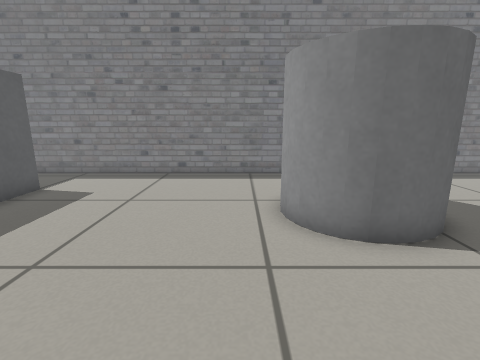
[1] (above)

16 first-person views from a walk through a Gazebo world. The camera is 0.59 m above the floor, tilts 12° down and sees 85° across. The floor is counted in squares, 0.25 m on a side. Each view is taken from the middle of a square. On the plan, view 1 faces up. The plan holds only what a view shows up to about 17 squares ahead; the rest is blank.

[2]
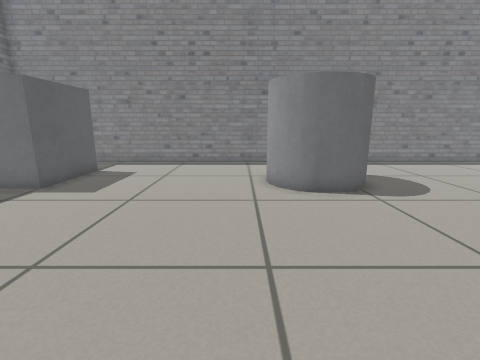

[3]
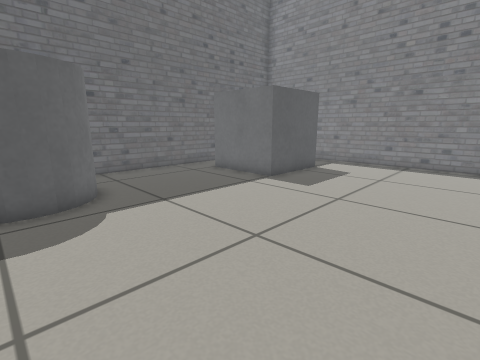

[4]
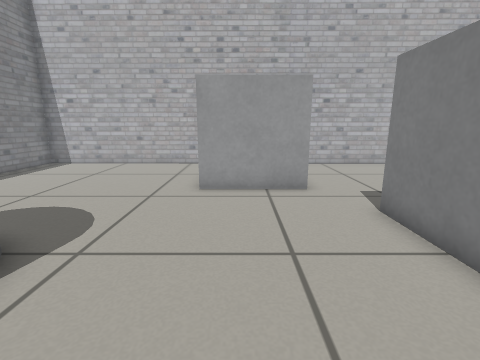

[5]
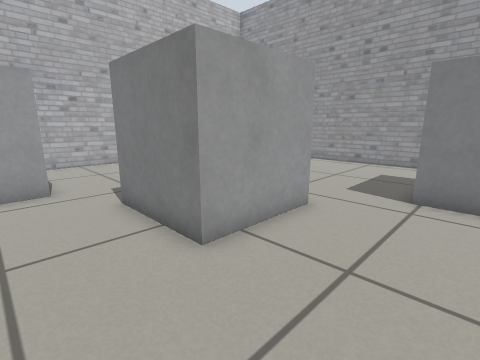

[6]
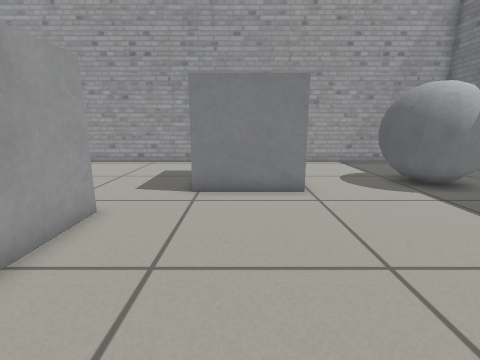

[7]
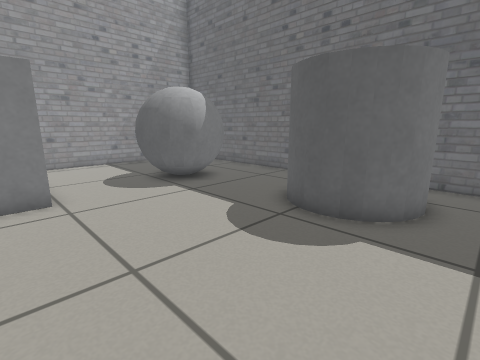

[8]
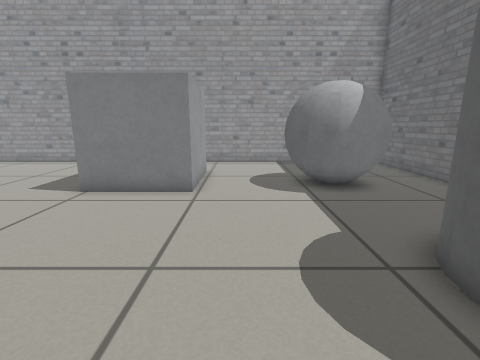

[9]
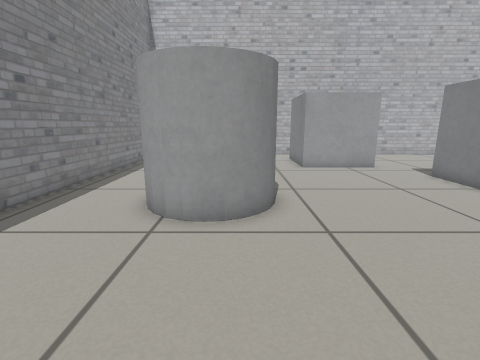

[10]
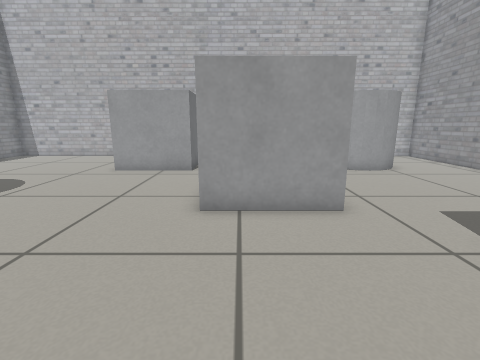

[11]
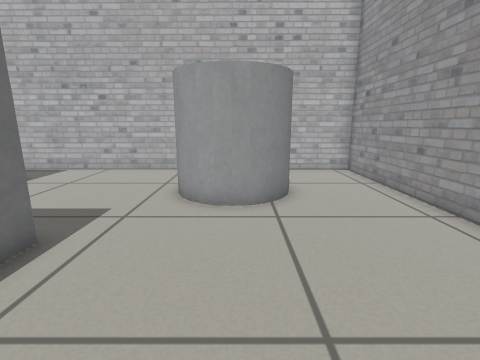

[12]
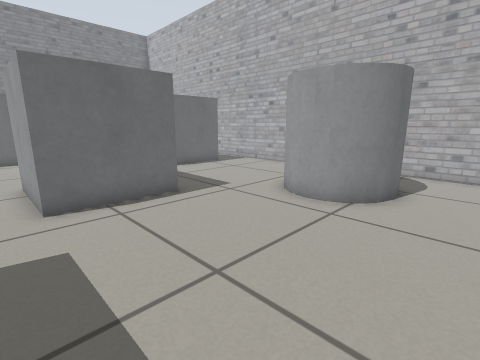

[13]
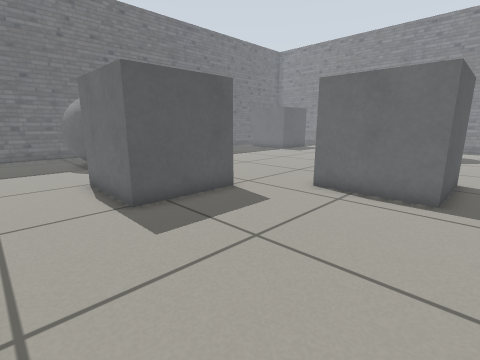

[14]
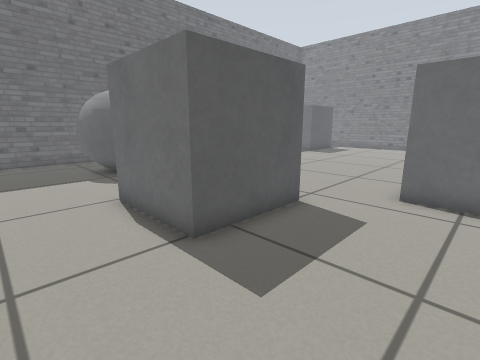

[15]
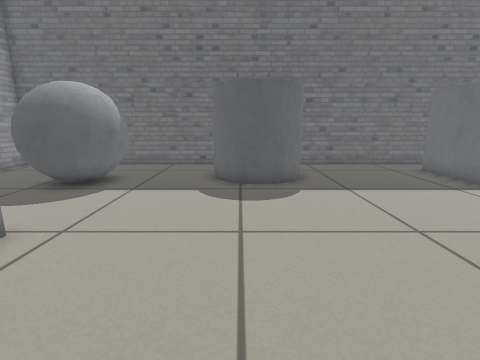

[16]
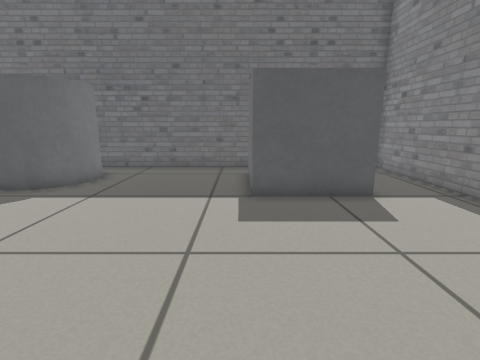

### Floor plan
Key: @ floor where view 1 was taken; # wall or solid block; . floor; B grey box; C grey cylinder; G grey ball.
Columns run from 14 left of view 1 to 16 right of it. Each row starts with its distance up from view 1.
 13 ###############################
 12  .............................#
 11    ...........................#
 10      .........................#
  9       B.........CC   .........#
  8       B.........C   ..........#
  7 #     B........C    ..........#
  6 #..BBBB........CC  C..........#
  5 #...............CCC...........#
  4 #.............................#
  3 #............................
  2 #.......................BBB
  1 #.......................B     #
  0 #.............@.........B    .#
 -1 #..CC...................BBBB..#
 -2 #.   C........................#
 -3 #     C..........BBBBB........#
 -4      CC..........B   B........#
 -5     CC...........B   B........#
 -6 #................B   B........#
 -7 #................BBBBB........#
 -8 #.............................#
 -9 #...GGG....BBBBB........CC
-10 #.. GGGG...B   B........C
-11 #..   GG...B   B........C
-12 #... GGG...B   B........CC  ..#
-13 #....G.....BBBBB.........CC...#
-14 #.............................#
-15 #.............................#
-16 #.............................#
-17 ############    ###############

Where each view was taken, in squares from view 1:
view 1: 0 up, 0 right, facing up
view 2: 4 down, 0 right, facing up
view 3: 4 down, 0 right, facing up-left
view 4: 1 up, 0 right, facing right
view 5: 0 up, 1 left, facing down-right
view 6: 0 up, 1 left, facing down
view 7: 0 up, 2 left, facing down-left
view 8: 0 up, 5 left, facing down
view 9: 6 up, 5 left, facing right
view 10: 4 down, 4 left, facing right
view 11: 11 down, 2 right, facing right
view 12: 15 down, 2 right, facing up-right
view 13: 16 down, 8 right, facing up-left
view 14: 16 down, 5 right, facing up-left
view 15: 4 down, 2 right, facing left
view 16: 5 up, 1 right, facing left
